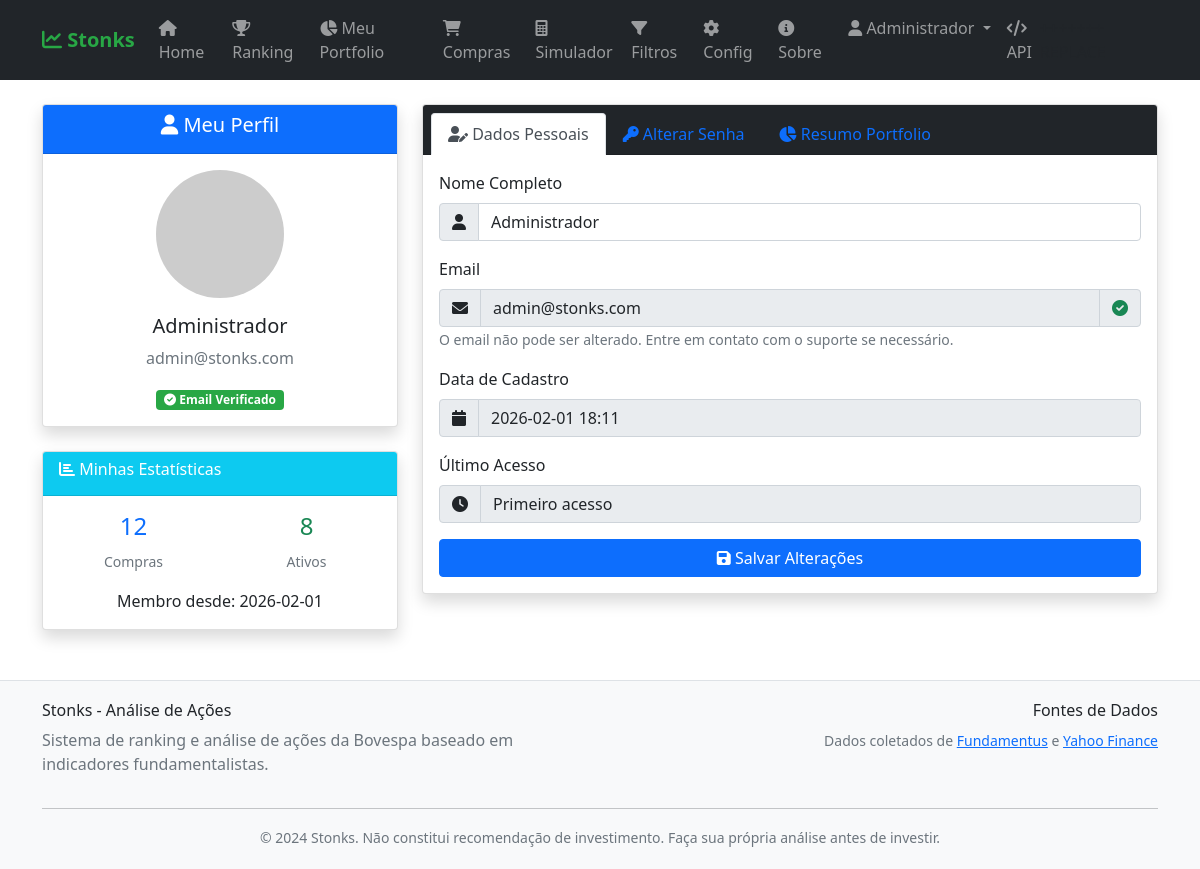
Page /auth/profile (signed in) on the committed database.
### tables this page shows
CREATE TABLE users (
                id INTEGER PRIMARY KEY AUTOINCREMENT,
                nome VARCHAR(100) NOT NULL,
                email VARCHAR(100) UNIQUE NOT NULL,
                senha_hash VARCHAR(255) NOT NULL,
                email_verificado BOOLEAN DEFAULT FALSE,
                token_verificacao VARCHAR(255),
                token_reset_senha VARCHAR(255),
                token_expiracao DATETIME,
                data_cadastro DATETIME DEFAULT CURRENT_TIMESTAMP,
                ultimo_login DATETIME,
                ativo BOOLEAN DEFAULT TRUE
            );

### routes/auth.py (the view)
@auth_bp.route('/profile')
@login_required
def profile():
    return render_template('auth/profile.html')

### models/user.py (called while the page is built)
def get_user_by_id(user_id):
    with sqlite3.connect('database/stocks.db') as conn:
        conn.row_factory = sqlite3.Row
        cursor = conn.cursor()
        cursor.execute('SELECT * FROM users WHERE id = ?', (user_id,))
        row = cursor.fetchone()
        if row:
            return User(
                id=row['id'],
                nome=row['nome'],
                email=row['email'],
                senha_hash=row['senha_hash'],
                email_verificado=bool(row['email_verificado']),
                token_verificacao=row['token_verificacao'],
                token_reset_senha=row['token_reset_senha'],
                token_expiracao=row['token_expiracao'],
                data_cadastro=row['data_cadastro'],
                ultimo_login=row['ultimo_login'],
                ativo=bool(row['ativo'])
            )
        return None

    @property
    def is_authenticated(self):
        return True

### routes/auth.py (called while the page is built)
@login_manager.user_loader
def load_user(user_id):
    return auth_service.get_usuario_by_id(int(user_id))

### services/auth_service.py (called while the page is built)
    def get_usuario_by_id(self, user_id: int) -> Optional[User]:
        try:
            return get_user_by_id(user_id)
        except Exception as e:
            logger.error(f"Erro ao buscar usuário: {e}")
            return None

### templates/auth/profile.html (shortened to what this page needs)
{% extends "base.html" %}
{% block content %}
<div class="row">
    <div class="col-md-4">
        <div class="card shadow mb-4">
            <div class="card-header bg-primary text-white text-center">
                <h5><i class="fas fa-user"></i> Meu Perfil</h5>
            </div>
            <div class="card-body text-center">
                <div class="mb-3">
                    <img src="https://ui-avatars.com/api/?name={{ current_user.nome }}&size=128&background=007bff&color=fff"
                         class="rounded-circle" alt="Avatar" style="width: 128px; height: 128px;">
                </div>
                <h5>{{ current_user.nome }}</h5>
                <p class="text-muted">{{ current_user.email }}</p>
                <div class="mt-3">
                    {% if current_user.email_verificado %}
                    <span class="badge bg-success">
                        <i class="fas fa-check-circle"></i> Email Verificado
                    </span>
                    {% else %}
                    <span class="badge bg-warning">
                        <i class="fas fa-exclamation-triangle"></i> Email Não Verificado
                    </span>
                    {% endif %}
                </div>
            </div>
        </div>
        <div class="card shadow">
            <div class="card-header bg-info text-white">
                <h6><i class="fas fa-chart-bar"></i> Minhas Estatísticas</h6>
            </div>
            <div class="card-body">
                <div class="row text-center">
                    <div class="col-6 mb-3">
                        <h4 class="text-primary" id="totalCompras">-</h4>
                        <small class="text-muted">Compras</small>
                    </div>
                    <div class="col-6 mb-3">
                        <h4 class="text-success" id="totalAtivos">-</h4>
                        <small class="text-muted">Ativos</small>
                    </div>
                    <div class="col-12">
                            Membro desde: {{ current_user.data_cadastro[:10] if current_user.data_cadastro and current_user.data_cadastro != 'None' else 'N/A' }}
                    </div>
                </div>
            </div>
        </div>
    </div>
    <div class="col-md-8">
        <div class="card shadow">
            <div class="card-header bg-dark text-white">
                <ul class="nav nav-tabs card-header-tabs" id="profileTab" role="tablist">
                    <li class="nav-item" role="presentation">
                        <button class="nav-link active" id="dados-tab" data-bs-toggle="tab" data-bs-target="#dados"
                                type="button" role="tab">
                            <i class="fas fa-user-edit"></i> Dados Pessoais
                        </button>
                    </li>
                    <li class="nav-item" role="presentation">
                        <button class="nav-link" id="senha-tab" data-bs-toggle="tab" data-bs-target="#senha"
                                type="button" role="tab">
                            <i class="fas fa-key"></i> Alterar Senha
                        </button>
                    </li>
                    <li class="nav-item" role="presentation">
                        <button class="nav-link" id="portfolio-tab" data-bs-toggle="tab" data-bs-target="#portfolio"
                                type="button" role="tab">
                            <i class="fas fa-chart-pie"></i> Resumo Portfolio
                        </button>
                    </li>
                </ul>
            </div>
            <div class="card-body">
                <div class="tab-content" id="profileTabContent">
                    <div class="tab-pane fade show active" id="dados" role="tabpanel">
                        <form method="POST" id="profileForm">
                            <div class="mb-3">
                                <label for="nome" class="form-label">Nome Completo</label>
                                <div class="input-group">
                                    <span class="input-group-text"><i class="fas fa-user"></i></span>
                                    <input type="text" class="form-control" id="nome" name="nome"
                                           value="{{ current_user.nome }}" required>
                                </div>
                            </div>
                            <div class="mb-3">
                                <label for="email" class="form-label">Email</label>
                                <div class="input-group">
                                    <span class="input-group-text"><i class="fas fa-envelope"></i></span>
                                    <input type="email" class="form-control" id="email" name="email"
                                           value="{{ current_user.email }}" readonly>
                                    <span class="input-group-text">
                                        {% if current_user.email_verificado %}
                                        <i class="fas fa-check-circle text-success" title="Email verificado"></i>
                                        {% else %}
                                        <i class="fas fa-exclamation-triangle text-warning" title="Email não verificado"></i>
                                        {% endif %}
                                    </span>
                                </div>
                                <small class="form-text text-muted">
                                    O email não pode ser alterado. Entre em contato com o suporte se necessário.
                                </small>
                            </div>
                            <div class="mb-3">
                                <label for="data_cadastro" class="form-label">Data de Cadastro</label>
                                <div class="input-group">
                                    <span class="input-group-text"><i class="fas fa-calendar"></i></span>
                                    <input type="text" class="form-control" id="data_cadastro"
                                           value="{{ current_user.data_cadastro[:16] if current_user.data_cadastro and current_user.data_cadastro != 'None' else 'N/A' }}"
                                           readonly>
                                </div>
                            </div>
                            <div class="mb-3">
                                <label for="ultimo_login" class="form-label">Último Acesso</label>
                                <div class="input-group">
                                    <span class="input-group-text"><i class="fas fa-clock"></i></span>
                                    <input type="text" class="form-control" id="ultimo_login"
                                           value="{{ current_user.ultimo_login[:16] if current_user.ultimo_login and current_user.ultimo_login != 'None' else 'Primeiro acesso' }}"
                                           readonly>
                                </div>
                            </div>
                            <div class="d-grid gap-2">
                                <button type="submit" class="btn btn-primary" id="btnSalvarDados">
                                    <i class="fas fa-save"></i> Salvar Alterações
                                </button>
                            </div>
                        </form>
                    </div>
                </div>
            </div>
        </div>
    </div>
</div>
{% endblock %}

### templates/base.html (shortened to what this page needs)
<!DOCTYPE html>
<html lang="pt-BR">
<head>
    <link href="https://cdn.jsdelivr.net/npm/bootstrap@5.1.3/dist/css/bootstrap.min.css" rel="stylesheet">
    <link href="https://cdnjs.cloudflare.com/ajax/libs/font-awesome/6.0.0/css/all.min.css" rel="stylesheet">
</head>
<body>
    <nav class="navbar navbar-expand-lg navbar-dark bg-dark">
        <div class="container">
            <a class="navbar-brand" href="{{ url_for('main.index') }}">
                <i class="fas fa-chart-line"></i> Stonks
            </a>
            <div class="collapse navbar-collapse" id="navbarNav">
                <ul class="navbar-nav me-auto">
                    <li class="nav-item">
                        <a class="nav-link" href="{{ url_for('main.index') }}">
                            <i class="fas fa-home"></i> Home
                        </a>
                    </li>
                    <li class="nav-item">
                        <a class="nav-link" href="{{ url_for('main.ranking') }}">
                            <i class="fas fa-trophy"></i> Ranking
                        </a>
                    </li>
                    {% if current_user.is_authenticated %}
                    <li class="nav-item">
                        <a class="nav-link" href="{{ url_for('purchases.dashboard') }}">
                            <i class="fas fa-chart-pie"></i> Meu Portfolio
                        </a>
                    </li>
                    <li class="nav-item">
                        <a class="nav-link" href="{{ url_for('purchases.index') }}">
                            <i class="fas fa-shopping-cart"></i> Compras
                        </a>
                    </li>
                    {% endif %}
                    <li class="nav-item">
                        <a class="nav-link" href="{{ url_for('main.simulador') }}">
                            <i class="fas fa-calculator"></i> Simulador
                        </a>
                    </li>
                    <li class="nav-item">
                        <a class="nav-link" href="{{ url_for('main.filter_stocks') }}">
                            <i class="fas fa-filter"></i> Filtros
                        </a>
                    </li>
                    <li class="nav-item">
                        <a class="nav-link" href="{{ url_for('main.config') }}">
                            <i class="fas fa-cog"></i> Config
                        </a>
                    </li>
                    <li class="nav-item">
                        <a class="nav-link" href="{{ url_for('main.about') }}">
                            <i class="fas fa-info-circle"></i> Sobre
                        </a>
                    </li>
                </ul>
                <ul class="navbar-nav">
                    {% if current_user.is_authenticated %}
                    <li class="nav-item dropdown">
                        <a class="nav-link dropdown-toggle" href="#" id="navbarDropdown" role="button" data-bs-toggle="dropdown">
                            <i class="fas fa-user"></i> {{ current_user.nome.split(' ')[0] }}
                        </a>
                    </li>
                    {% endif %}
                    <li class="nav-item">
                        <a class="nav-link" href="/api/ranking" target="_blank">
                            <i class="fas fa-code"></i> API
                        </a>
                    </li>
                </ul>
            </div>
        </div>
    </nav>
    <main class="container mt-4">
        {% block content %}{% endblock %}
    </main>
    <footer class="footer">
        <div class="container">
            <div class="row">
                <div class="col-md-6">
                    <h6>Stonks - Análise de Ações</h6>
                    <p class="text-muted">Sistema de ranking e análise de ações da Bovespa baseado em indicadores fundamentalistas.</p>
                </div>
                <div class="col-md-6 text-md-end">
                    <h6>Fontes de Dados</h6>
                    <p class="text-muted">
                        <small>
                            Dados coletados de <a href="https://www.fundamentus.com.br" target="_blank">Fundamentus</a>
                            e <a href="https://finance.yahoo.com" target="_blank">Yahoo Finance</a>
                        </small>
                    </p>
                </div>
            </div>
            <hr>
            <div class="text-center">
                <small class="text-muted">
                    © 2024 Stonks. Não constitui recomendação de investimento.
                    Faça sua própria análise antes de investir.
                </small>
            </div>
        </div>
    </footer>
</body>
</html>

### templates/base.html (style rules this page uses)
.navbar-brand { font-weight: bold; color: #28a745 !important; }
.footer { margin-top: 50px; padding: 20px 0; background-color: #f8f9fa; border-top: 1px solid #dee2e6; }
.badge.bg-success { background-color: #28a745 !important; }

### rows in the picture
users: nome "Administrador", email "admin@stonks.com", data_cadastro "2026-02-01", data_cadastro "2026-02-01 18:11"
